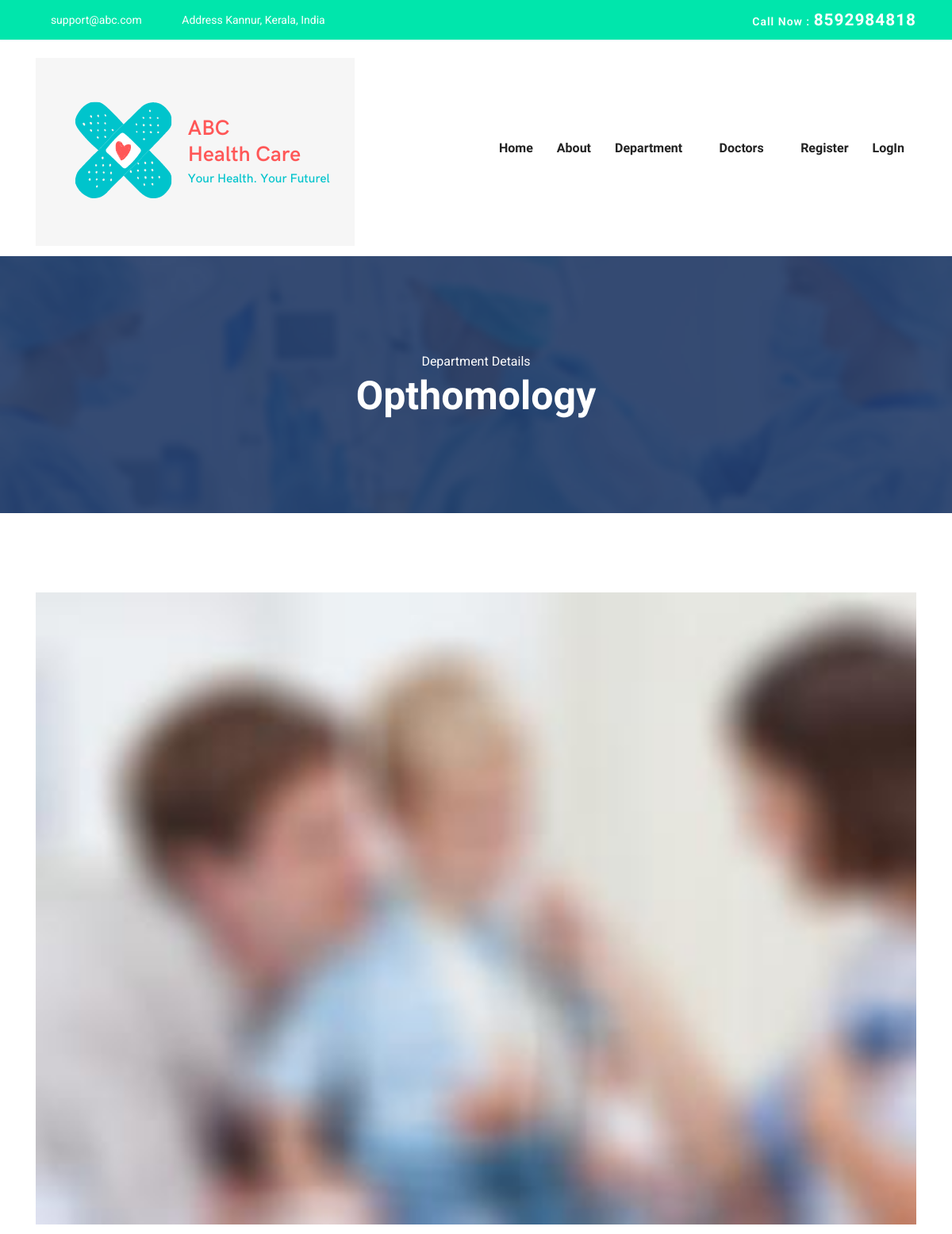
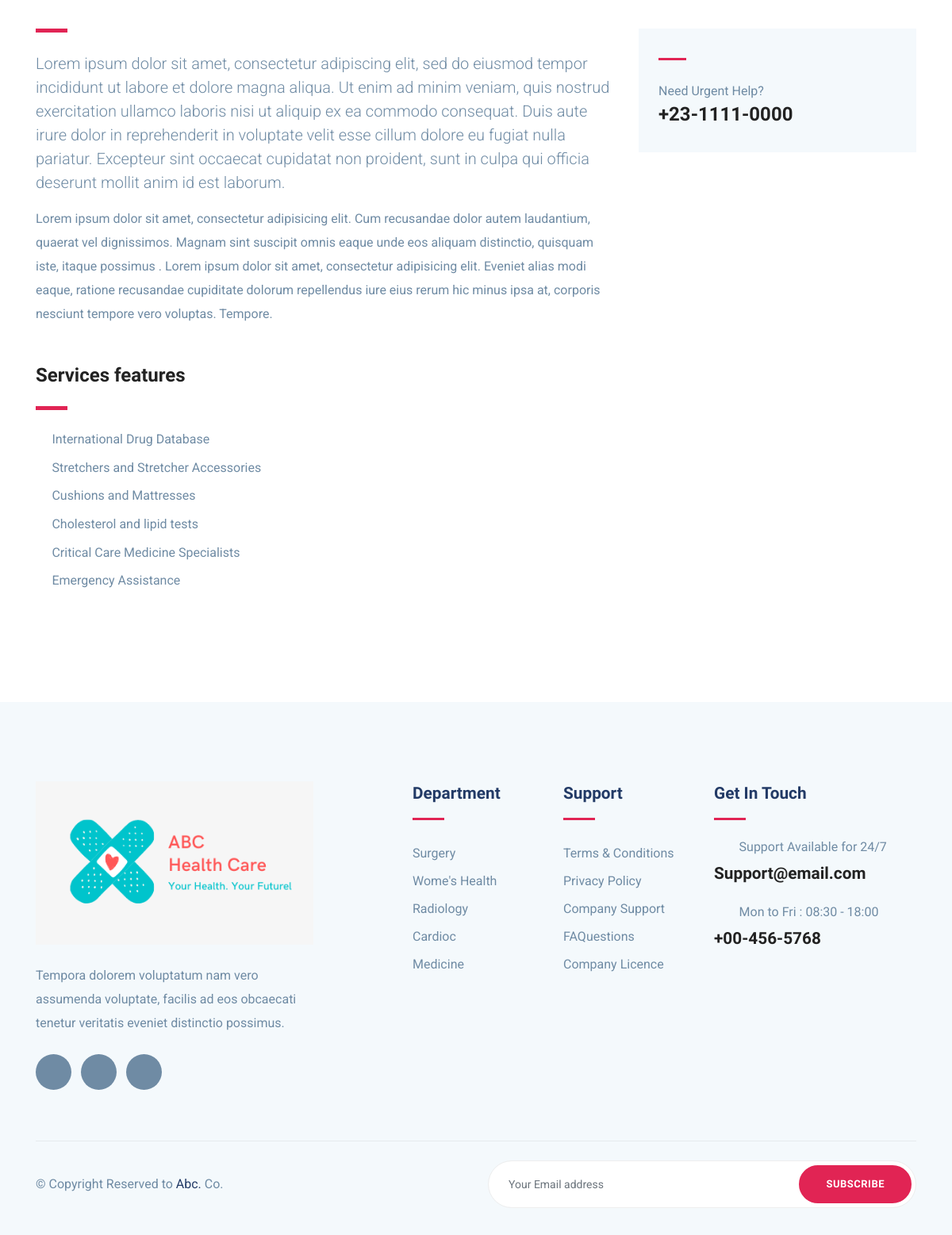
Screenshot of /dep_detail/opthomology/ with the database file from the repository (2 pictures, top to bottom).
### mainapp/models.py (models this page shows, shortened)
class Department(models.Model):
    name = models.CharField(max_length=250, unique=True)
    slug = models.SlugField(max_length=250, unique=True)
    description = models.TextField(blank=True)
    image = models.ImageField(upload_to='images', blank=True)

### mainapp/views.py (the view)
# urls.py: path('dep_detail/<slug:slug>/', views.dep_detail,name='dep_detail'),
def dep_detail(request,slug):
    try:
        detail=Department.objects.get(slug=slug)
    except Exception as e:
        raise e
    return render(request,'dep_detail.html',{'detail':detail})

### mainapp/templates/dep_detail.html (shortened to what this page needs)
{% extends 'base.html' %}
{% load static %}
{% block content %}
<section class="page-title bg-1">
  <div class="container">
    <div class="row">
      <div class="col-md-12">
        <div class="block text-center">
          <span class="text-white">Department Details</span>
          <h1 class="text-capitalize mb-5 text-lg">{{detail.name}}</h1>
        </div>
      </div>
    </div>
  </div>
</section>
<section class="section department-single">
	<div class="container">
		<div class="row">
			<div class="col-lg-12">
				<div class="department-img">
					<img src="{{detail.image.url}}" alt="djhdsd" class="img-fluid w-100">
				</div>
			</div>
		</div>
		<div class="row">
			<div class="col-lg-8">
				<div class="department-content mt-5">
					<div class="divider my-4"></div>
					<p class="lead">{{detail.description}}</p>
					<p>Lorem ipsum dolor sit amet, consectetur adipisicing elit. Cum recusandae dolor autem laudantium, quaerat vel dignissimos. Magnam sint suscipit omnis eaque unde eos aliquam distinctio, quisquam iste, itaque possimus . Lorem ipsum dolor sit amet, consectetur adipisicing elit. Eveniet alias modi eaque, ratione recusandae cupiditate dolorum repellendus iure eius rerum hic minus ipsa at, corporis nesciunt tempore vero voluptas. Tempore.</p>
					<h3 class="mt-5 mb-4">Services features</h3>
					<div class="divider my-4"></div>
					<ul class="list-unstyled department-service">
						<li><i class="icofont-check mr-2"></i>International Drug Database</li>
						<li><i class="icofont-check mr-2"></i>Stretchers and Stretcher Accessories</li>
						<li><i class="icofont-check mr-2"></i>Cushions and Mattresses</li>
						<li><i class="icofont-check mr-2"></i>Cholesterol and lipid tests</li>
						<li><i class="icofont-check mr-2"></i>Critical Care Medicine Specialists</li>
						<li><i class="icofont-check mr-2"></i>Emergency Assistance</li>
					</ul>
				</div>
			</div>
			<div class="col-lg-4">
				<div class="sidebar-widget schedule-widget mt-5">
					<h5 class="mb-4"></h5>
					<div class="sidebar-contatct-info mt-4">
						<p class="mb-0">Need Urgent Help?</p>
						<h3>+23-1111-0000</h3>
					</div>
				</div>
			</div>
		</div>
	</div>
</section>
{% endblock %}

### mainapp/static/css/style.css (style rules this page uses)
html { overflow-x: hidden; }
body { line-height: 1.6; font-family: "Roboto", sans-serif; -webkit-font-smoothing: antialiased; font-size: 16px; color: #6F8BA4; font-weight: 400; }
h1, .h1, h2, .h2, h3, .h3, h4, .h4, h5, .h5, h6, .h6 { font-family: "Exo", sans-serif; font-weight: 700; color: #222; }
h1, .h1 { font-size: 2.5rem; }
h3, .h3 { font-size: 1.5rem; }
h5, .h5 { font-size: 1.25rem; }
p { line-height: 30px; }
.section { padding: 100px 0; }
.text-lg { font-size: 3.75rem; }
.page-title { padding: 120px 0px 70px 0px; position: relative; }
.page-title .block h1 { color: #fff; }
.text-lg { font-size: 50px; }
.bg-1 { background: url("../images/bg/22.jpg") no-repeat 50% 50%; background-size: cover; position: relative; }
.divider { width: 40px; height: 5px; background: #e12454; }
.department-service { margin-bottom: 40px; }
.department-service li { margin-bottom: 10px; }
.department-service li i { color: #e12454; }
.sidebar-widget { margin-bottom: 30px; padding-bottom: 35px; }
.sidebar-widget h5 { margin-bottom: 30px; position: relative; padding-bottom: 15px; }
.sidebar-widget h5:before { position: absolute; content: ""; left: 0px; bottom: 0px; width: 35px; height: 3px; background: #e12454; }
.sidebar-widget.schedule-widget { background: #f4f9fc; padding: 25px; }

### rows the page displays
Department: name "Opthomology", image (picture), description "Lorem ipsum dolor sit amet, consectetur adipiscing elit, sed do eiusmod tempor incididunt ut labore et dolore magna aliqua. Ut enim ad minim veniam, quis nostrud exercitation ullamco laboris nisi ut aliquip ex ea commodo consequat. Duis aute irure dolor in reprehenderit in voluptate velit esse cillum dolore eu fugiat nulla pariatur. Excepteur sint occaecat cupidatat non proident, sunt in culpa qui officia deserunt mollit anim id est laborum."
